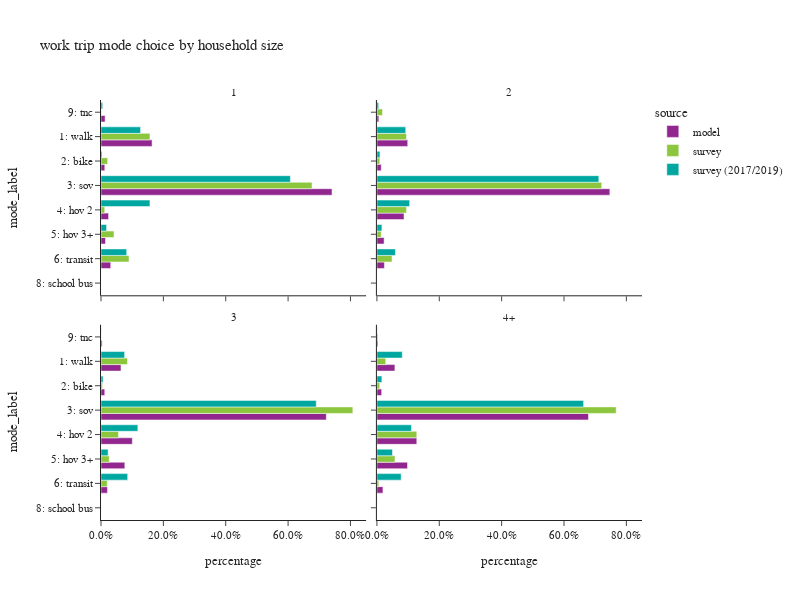

The notebook cell this image was saved under:
### Code cell
plot_mode_choice(wk_trip,"hhsize_4+",
                 {"hhsize_4+":["1","2","3","4+"],
                  "mode_label":["1: walk","2: bike","3: sov","4: hov 2","5: hov 3+","6: transit",
                                   "8: school bus","9: other–survey only"]},
                 "household size",2,600)

### Figure 1 — Plotly figure (JSON) as saved in the notebook; plotly's stock layout.template omitted (floating-point values rounded to 4 significant figures)
{"data": [{"alignmentgroup": "True", "customdata": [[43145], [3218], [195094], [6420], [3800], [8208], [3459]], "hovertemplate": "source=model<br>hhsize_4+=1<br>percentage=%{x}<br>mode_label=%{y}<br>sample count=%{customdata[0]}<extra></extra>", "legendgroup": "model", "marker": {"color": "#91268F", "pattern": {"shape": ""}}, "name": "model", "offsetgroup": "model", "orientation": "h", "showlegend": true, "textposition": "auto", "type": "bar", "x": [0.1638, 0.01222, 0.7408, 0.02438, 0.01443, 0.03117, 0.01313], "xaxis": "x3", "y": ["1: walk", "2: bike", "3: sov", "4: hov 2", "5: hov 3+", "6: transit", "9: tnc"], "yaxis": "y3"}, {"alignmentgroup": "True", "customdata": [[62865], [8829], [475127], [55292], [14711], [15277], [3944]], "hovertemplate": "source=model<br>hhsize_4+=2<br>percentage=%{x}<br>mode_label=%{y}<br>sample count=%{customdata[0]}<extra></extra>", "legendgroup": "model", "marker": {"color": "#91268F", "pattern": {"shape": ""}}, "name": "model", "offsetgroup": "model", "orientation": "h", "showlegend": false, "textposition": "auto", "type": "bar", "x": [0.09884, 0.01388, 0.747, 0.08693, 0.02313, 0.02402, 0.006201], "xaxis": "x4", "y": ["1: walk", "2: bike", "3: sov", "4: hov 2", "5: hov 3+", "6: transit", "9: tnc"], "yaxis": "y4"}, {"alignmentgroup": "True", "customdata": [[24970], [4688], [281477], [39169], [29778], [8057], [9], [1404]], "hovertemplate": "source=model<br>hhsize_4+=3<br>percentage=%{x}<br>mode_label=%{y}<br>sample count=%{customdata[0]}<extra></extra>", "legendgroup": "model", "marker": {"color": "#91268F", "pattern": {"shape": ""}}, "name": "model", "offsetgroup": "model", "orientation": "h", "showlegend": false, "textposition": "auto", "type": "bar", "x": [0.0641, 0.01203, 0.7226, 0.1005, 0.07644, 0.02068, 2.31e-05, 0.003604], "xaxis": "x", "y": ["1: walk", "2: bike", "3: sov", "4: hov 2", "5: hov 3+", "6: transit", "8: school bus", "9: tnc"], "yaxis": "y"}, {"alignmentgroup": "True", "customdata": [[43044], [11345], [506530], [95496], [73309], [14458], [21], [2393]], "hovertemplate": "source=model<br>hhsize_4+=4+<br>percentage=%{x}<br>mode_label=%{y}<br>sample count=%{customdata[0]}<extra></extra>", "legendgroup": "model", "marker": {"color": "#91268F", "pattern": {"shape": ""}}, "name": "model", "offsetgroup": "model", "orientation": "h", "showlegend": false, "textposition": "auto", "type": "bar", "x": [0.05765, 0.0152, 0.6785, 0.1279, 0.09819, 0.01937, 2.813e-05, 0.003205], "xaxis": "x2", "y": ["1: walk", "2: bike", "3: sov", "4: hov 2", "5: hov 3+", "6: transit", "8: school bus", "9: tnc"], "yaxis": "y2"}, {"alignmentgroup": "True", "customdata": [[159], [41], [422], [11], [19], [99], [4]], "hovertemplate": "source=survey<br>hhsize_4+=1<br>percentage=%{x}<br>mode_label=%{y}<br>sample count=%{customdata[0]}<extra></extra>", "legendgroup": "survey", "marker": {"color": "#8CC63E", "pattern": {"shape": ""}}, "name": "survey", "offsetgroup": "survey", "orientation": "h", "showlegend": true, "textposition": "auto", "type": "bar", "x": [0.157, 0.02136, 0.6768, 0.01199, 0.04173, 0.08976, 0.001389], "xaxis": "x3", "y": ["1: walk", "2: bike", "3: sov", "4: hov 2", "5: hov 3+", "6: transit", "9: tnc"], "yaxis": "y3"}, {"alignmentgroup": "True", "customdata": [[140], [57], [592], [83], [19], [109], [7]], "hovertemplate": "source=survey<br>hhsize_4+=2<br>percentage=%{x}<br>mode_label=%{y}<br>sample count=%{customdata[0]}<extra></extra>", "legendgroup": "survey", "marker": {"color": "#8CC63E", "pattern": {"shape": ""}}, "name": "survey", "offsetgroup": "survey", "orientation": "h", "showlegend": false, "textposition": "auto", "type": "bar", "x": [0.09465, 0.009325, 0.7209, 0.09508, 0.01362, 0.04852, 0.01791], "xaxis": "x4", "y": ["1: walk", "2: bike", "3: sov", "4: hov 2", "5: hov 3+", "6: transit", "9: tnc"], "yaxis": "y4"}, {"alignmentgroup": "True", "customdata": [[33], [11], [270], [12], [9], [24], [1]], "hovertemplate": "source=survey<br>hhsize_4+=3<br>percentage=%{x}<br>mode_label=%{y}<br>sample count=%{customdata[0]}<extra></extra>", "legendgroup": "survey", "marker": {"color": "#8CC63E", "pattern": {"shape": ""}}, "name": "survey", "offsetgroup": "survey", "orientation": "h", "showlegend": false, "textposition": "auto", "type": "bar", "x": [0.08493, 0.004723, 0.8076, 0.05596, 0.02637, 0.01997, 0.0004131], "xaxis": "x", "y": ["1: walk", "2: bike", "3: sov", "4: hov 2", "5: hov 3+", "6: transit", "9: tnc"], "yaxis": "y"}, {"alignmentgroup": "True", "customdata": [[17], [14], [313], [30], [13], [16], [2]], "hovertemplate": "source=survey<br>hhsize_4+=4+<br>percentage=%{x}<br>mode_label=%{y}<br>sample count=%{customdata[0]}<extra></extra>", "legendgroup": "survey", "marker": {"color": "#8CC63E", "pattern": {"shape": ""}}, "name": "survey", "offsetgroup": "survey", "orientation": "h", "showlegend": false, "textposition": "auto", "type": "bar", "x": [0.02836, 0.00901, 0.7673, 0.1279, 0.05795, 0.006057, 0.003398], "xaxis": "x2", "y": ["1: walk", "2: bike", "3: sov", "4: hov 2", "5: hov 3+", "6: transit", "9: tnc"], "yaxis": "y2"}, {"alignmentgroup": "True", "customdata": [[563], [63], [857], [96], [33], [455], [38]], "hovertemplate": "source=survey (2017/2019)<br>hhsize_4+=1<br>percentage=%{x}<br>mode_label=%{y}<br>sample count=%{customdata[0]}<extra></extra>", "legendgroup": "survey (2017/2019)", "marker": {"color": "#00A7A0", "pattern": {"shape": ""}}, "name": "survey (2017/2019)", "offsetgroup": "survey (2017/2019)", "orientation": "h", "showlegend": true, "textposition": "auto", "type": "bar", "x": [0.1269, 0.003245, 0.6073, 0.1569, 0.01794, 0.08242, 0.005293], "xaxis": "x3", "y": ["1: walk", "2: bike", "3: sov", "4: hov 2", "5: hov 3+", "6: transit", "9: tnc"], "yaxis": "y3"}, {"alignmentgroup": "True", "customdata": [[684], [112], [1594], [322], [69], [716], [8], [37]], "hovertemplate": "source=survey (2017/2019)<br>hhsize_4+=2<br>percentage=%{x}<br>mode_label=%{y}<br>sample count=%{customdata[0]}<extra></extra>", "legendgroup": "survey (2017/2019)", "marker": {"color": "#00A7A0", "pattern": {"shape": ""}}, "name": "survey (2017/2019)", "offsetgroup": "survey (2017/2019)", "orientation": "h", "showlegend": false, "textposition": "auto", "type": "bar", "x": [0.09244, 0.009748, 0.7117, 0.105, 0.01595, 0.05934, 0.0002581, 0.00554], "xaxis": "x4", "y": ["1: walk", "2: bike", "3: sov", "4: hov 2", "5: hov 3+", "6: transit", "8: school bus", "9: tnc"], "yaxis": "y4"}, {"alignmentgroup": "True", "customdata": [[141], [31], [537], [104], [39], [173], [3], [13]], "hovertemplate": "source=survey (2017/2019)<br>hhsize_4+=3<br>percentage=%{x}<br>mode_label=%{y}<br>sample count=%{customdata[0]}<extra></extra>", "legendgroup": "survey (2017/2019)", "marker": {"color": "#00A7A0", "pattern": {"shape": ""}}, "name": "survey (2017/2019)", "offsetgroup": "survey (2017/2019)", "orientation": "h", "showlegend": false, "textposition": "auto", "type": "bar", "x": [0.07582, 0.006578, 0.6904, 0.1182, 0.02276, 0.08555, 1.403e-05, 0.0007101], "xaxis": "x", "y": ["1: walk", "2: bike", "3: sov", "4: hov 2", "5: hov 3+", "6: transit", "8: school bus", "9: tnc"], "yaxis": "y"}, {"alignmentgroup": "True", "customdata": [[87], [33], [515], [73], [50], [130], [1], [3]], "hovertemplate": "source=survey (2017/2019)<br>hhsize_4+=4+<br>percentage=%{x}<br>mode_label=%{y}<br>sample count=%{customdata[0]}<extra></extra>", "legendgroup": "survey (2017/2019)", "marker": {"color": "#00A7A0", "pattern": {"shape": ""}}, "name": "survey (2017/2019)", "offsetgroup": "survey (2017/2019)", "orientation": "h", "showlegend": false, "textposition": "auto", "type": "bar", "x": [0.08136, 0.01593, 0.6629, 0.1107, 0.04988, 0.07776, 0.0005183, 0.0009589], "xaxis": "x2", "y": ["1: walk", "2: bike", "3: sov", "4: hov 2", "5: hov 3+", "6: transit", "8: school bus", "9: tnc"], "yaxis": "y2"}], "layout": {"annotations": [{"font": {}, "showarrow": false, "text": "3", "x": 0.245, "xanchor": "center", "xref": "paper", "y": 0.465, "yanchor": "bottom", "yref": "paper"}, {"font": {}, "showarrow": false, "text": "4+", "x": 0.755, "xanchor": "center", "xref": "paper", "y": 0.465, "yanchor": "bottom", "yref": "paper"}, {"font": {}, "showarrow": false, "text": "1", "x": 0.245, "xanchor": "center", "xref": "paper", "y": 1.0, "yanchor": "bottom", "yref": "paper"}, {"font": {}, "showarrow": false, "text": "2", "x": 0.755, "xanchor": "center", "xref": "paper", "y": 1.0, "yanchor": "bottom", "yref": "paper"}], "barmode": "group", "height": 600, "legend": {"title": {"text": "source"}, "tracegroupgap": 0}, "title": {"text": "work trip mode choice by household size"}, "width": 800, "xaxis": {"anchor": "y", "domain": [0, 0.49], "tickformat": ".1%", "title": {"text": "percentage"}}, "xaxis2": {"anchor": "y2", "domain": [0.51, 1], "matches": "x", "tickformat": ".1%", "title": {"text": "percentage"}}, "xaxis3": {"anchor": "y3", "domain": [0, 0.49], "matches": "x", "showticklabels": false, "tickformat": ".1%"}, "xaxis4": {"anchor": "y4", "domain": [0.51, 1], "matches": "x", "showticklabels": false, "tickformat": ".1%"}, "yaxis": {"anchor": "x", "categoryarray": ["9: other–survey only", "8: school bus", "6: transit", "5: hov 3+", "4: hov 2", "3: sov", "2: bike", "1: walk"], "categoryorder": "array", "domain": [0, 0.465], "title": {"text": "mode_label"}}, "yaxis2": {"anchor": "x2", "domain": [0, 0.465], "matches": "y", "showticklabels": false}, "yaxis3": {"anchor": "x3", "categoryarray": ["9: other–survey only", "8: school bus", "6: transit", "5: hov 3+", "4: hov 2", "3: sov", "2: bike", "1: walk"], "categoryorder": "array", "domain": [0.535, 1.0], "matches": "y", "title": {"text": "mode_label"}}, "yaxis4": {"anchor": "x4", "domain": [0.535, 1.0], "matches": "y", "showticklabels": false}}}
